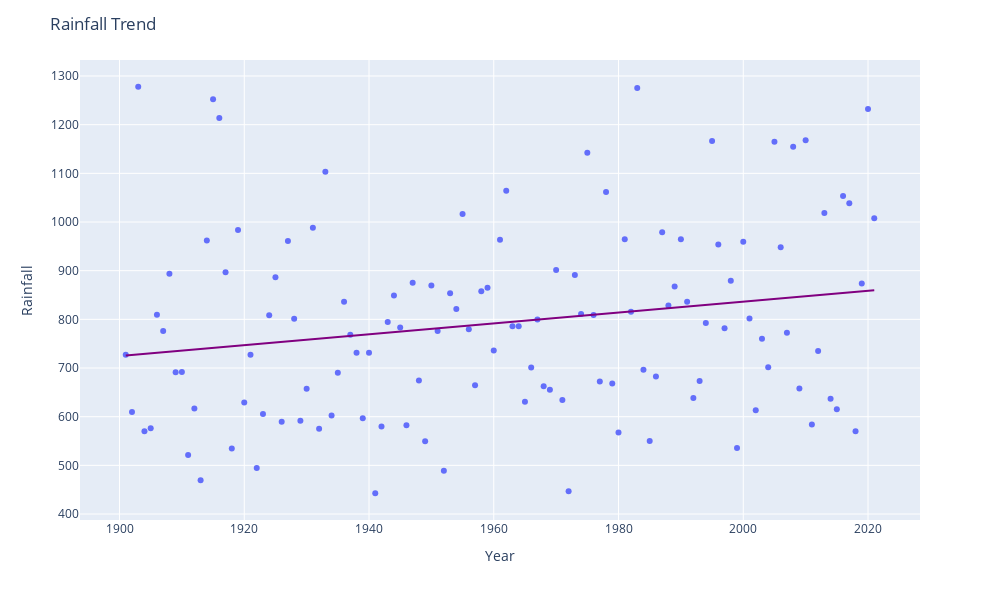

The notebook cell saved with this chart:
### Code cell
#Q-4 Rainfall Trend 

fig=px.scatter(
   df,
   x='Year',
   y='Total',
   trendline='ols',
   trendline_color_override='purple'
)

fig.update_layout(
   title='Rainfall Trend',
   xaxis_title='Year',
   yaxis_title='Rainfall',
   width=1000,
   height=600
)

fig.show()
